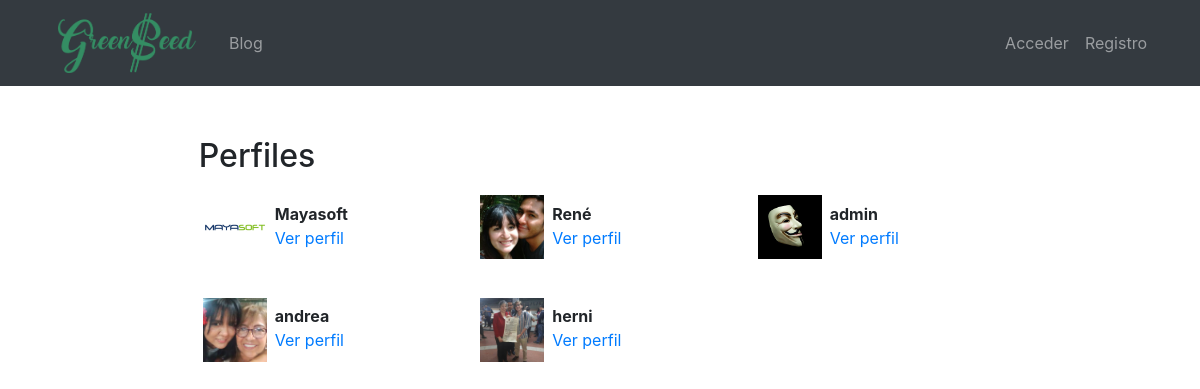
Screenshot of /perfiles/ with the database file from the repository.
### registration/models.py (models this page shows)
class Profile(models.Model):
    user = models.OneToOneField(User, on_delete=models.CASCADE)
    avatar = models.ImageField(upload_to=custom_upload_to, null=True, blank=True)
    bio = models.TextField(null=True, blank=True)
    link = models.URLField(max_length=200, null=True, blank=True)
    ranking = models.ForeignKey(Rankings, on_delete=models.PROTECT, default=1)
    celphone = models.CharField(max_length=20,null=True, blank=True)
    account = models.IntegerField(null=True, blank=True)
    notificacion=models.BooleanField(default=False)
    class Meta:
        ordering = ['user__username']

### profiles/views.py (the view)
# urls.py: path('', ProfileListView.as_view(), name='list'),
class ProfileListView(ListView):
    model = Profile
    template_name = 'profiles/profile_list.html'
    paginate_by = 8

### profiles/templates/profiles/profile_list.html (shortened to what this page needs)
{% extends 'base.html' %}
{% load static %}
{% block content %}
<main role="main">
  <div class="container">
    <div class="row mt-3">
      <div class="col-md-9 mx-auto mb-5">
        <h2>Perfiles</h2>
        <div class="row">
          {% for profile in profile_list %}
            <div class="col-md-4 mt-2 mb-3 ">
              <div class="row p-1">
                <div class="col-md-12">
                  {% if profile.avatar %}
                    <img src="{{profile.avatar.url}}" class="img-fluid profile-avatar">
                  {% else %}
                    <img src="{% static 'registration/img/no-avatar.jpg' %}" class="img-fluid profile-avatar">
                  {% endif %}
                  <p class="profile-data">
                    <b>{{profile.user|truncatechars:"16"}}</b><br>
                    <a href="{% url 'profiles:detail' profile.user %}">Ver perfil</a>
                  </p>
                </div>
              </div>
            </div>
          {% endfor %}
        </div>
      </div>
    </div>
  </div>
</main>
{% endblock %}

### plataforma/static/core/css/main.css (style rules this page uses)
main { padding-top: 20px; }
:root { --jumbotron-padding-y: 3rem; }

### profiles/templates/profiles/profile_list.html (style rules this page uses)
.profile-avatar { float:left;width:4rem;height:4rem }
.profile-data { padding-left:4.5rem;padding-top:.4rem; }

### rows the page displays
Profile: avatar (picture), user "Mayasoft"
Profile: avatar (picture), user "René"
Profile: avatar (picture), user "admin"
Profile: avatar (picture), user "andrea"
Profile: avatar (picture), user "herni"
